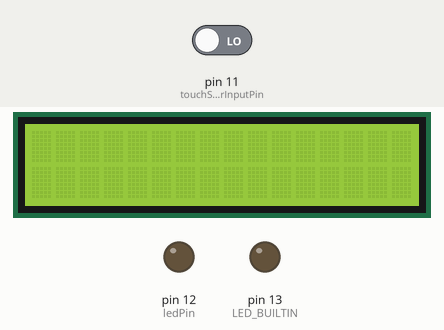
This sketch was run on a simulated Arduino Mega 2560, built with avr-gcc and run on an emulated ATmega2560. On the bench: 16×2 character LCD, output pins drawn as LEDs (lit = HIGH). Inputs (shaded band) come from the test bench; at power-on: pin 11 (touchSensorInputPin) LOW.

Above: at 1.2 s.
1.3 s: pin 11 (touchSensorInputPin) driven HIGH
At 3.8 s:
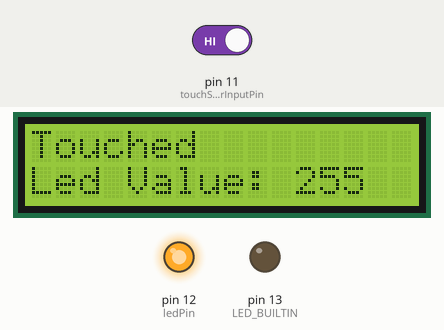
4.0 s: pin 11 (touchSensorInputPin) driven LOW
At 5.8 s:
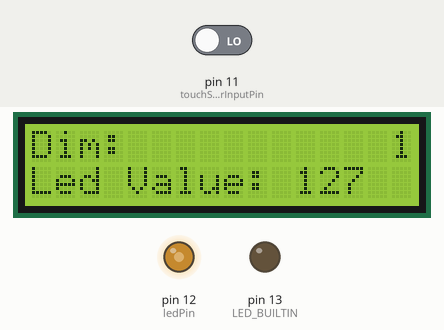
6.7 s: pin 11 (touchSensorInputPin) driven HIGH
At 6.85 s:
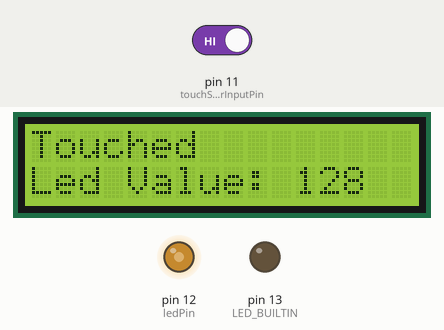
Timing chart, 0 to 9.7 s (numbered marks = the images above; inputs shaded):
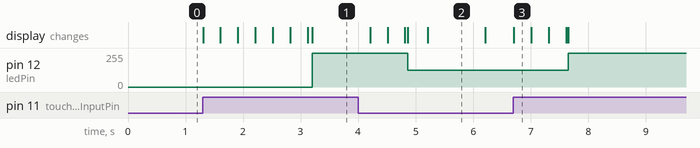

The sketch:

main.ino
```cpp
#include <arduino.h>

#ifndef ARDUINO_AVR_ATTINYX5
#include <LiquidCrystal.h>
#else
#include <Wire.h>
#include <hd44780.h>
#include <hd44780ioClass/hd44780_I2Cexp.h>
#endif

#ifndef ARDUINO_AVR_ATTINYX5
const int rs = 2, en = 3, d4 = 4, d5 = 5, d6 = 6, d7 = 7;
LiquidCrystal lcd(rs, en, d4, d5, d6, d7);
#else
hd44780_I2Cexp lcd(0,16,2);
#endif

char fadeValueBuffer[50];
char touchBuffer[50];

int touchSensorValue = 0;

#ifndef ARDUINO_AVR_ATTINYX5
int touchSensorInputPin = 11;
#else
int touchSensorInputPin = PB3;
#endif

#ifndef ARDUINO_AVR_ATTINYX5
int ledPin = 12;
#else
int ledPin = PB1;
#endif

long lastDebounceTime = 0;
unsigned long debounceDelay = 200;
int sensorState = 0;
int lastSensorState = 0;

bool isTouched;
int transitionTimeSec = 1;   // transition time in seconds
int delayTimeMs = transitionTimeSec * 1000 / 255; // compute the delay in milliseconds based on the transition time
int currentLedValue = 0;  // Current brightness value of the led
int targetLedValue = 0; // Target brightness value of the led
static unsigned long lastDimTimeUpdate = 0;  // holds the time of the last LCD update

// declare dimTimeMessage as a global variable
char dimTimeMessage[17];

enum State
{
    UNKNOWN,
    TOUCHED,
    NOT_TOUCHED,
    DIM
} currentState = UNKNOWN;

bool isSensorTouched();

void updateLed()
{
    if(currentLedValue != targetLedValue )
    {
        currentLedValue += targetLedValue > currentLedValue ? 1 : -1;
        analogWrite(ledPin, currentLedValue);

        sprintf(fadeValueBuffer, "Led Value: %3d", currentLedValue);
        lcd.setCursor(0, 1);
        lcd.print(fadeValueBuffer);
    }
}

int digitCount(int number) {  // Helper function to calculate the number of digits in 'number'. Returns a digit count.
    int count = 0;
    while(number != 0) {
        number /= 10;
        ++count;
    }
    return count;
}

void DisplayMessage(const char* message)
{
    lcd.setCursor(0, 0);
    sprintf(touchBuffer, "%-16s", message);
    lcd.print(touchBuffer);
}

// Function to format the dim time message
void formatDimTimeMessage(int elapsedTime) {
    int secondStringLength = digitCount(elapsedTime);
    int spaceCount = 16 - 5 - secondStringLength;  // Compute available space, 16 total - "Dim: " 5 chars - width of seconds

    char spaceBuffer[spaceCount + 1];
    memset(spaceBuffer, ' ', spaceCount);
    spaceBuffer[spaceCount] = '\0';  // don't forget to terminate the string
    sprintf(dimTimeMessage, "Dim: %s%d", spaceBuffer, elapsedTime);
}

void setup() {
    pinMode(ledPin, OUTPUT);
#ifndef ARDUINO_AVR_ATTINYX5
    pinMode(LED_BUILTIN, OUTPUT);
    digitalWrite(LED_BUILTIN, LOW);
#endif

    pinMode(touchSensorInputPin, INPUT);
    lcd.begin(16, 2);
}

void loop ()
{
    static unsigned long dimMillis; // Add a variable to hold the time when 'Dim' state is entered

    State previousState = currentState;
    if (isSensorTouched())
    {
        currentState = TOUCHED;
        targetLedValue = 255;
    }
    else if(previousState == TOUCHED)
    {
        currentState = DIM;
        targetLedValue = int(255 * 0.50);
        dimMillis = millis(); // Save the time when 'Dim' state is entered
    }
    else if(previousState == DIM)
    {
        if (millis() - dimMillis >= 60000) // Wait for one minute before changing from 'Dim' to 'Untouched'
        {
            currentState = NOT_TOUCHED;
            targetLedValue = 0;
        }
    }

    updateLed();

    switch (currentState)
    {
        case TOUCHED:
        {
            DisplayMessage("Touched");
            break;
        }
        case NOT_TOUCHED:
        {
            DisplayMessage("Not Touched");
            break;
        }
        case DIM:
        {
            unsigned long now = millis();

            if (now - lastDimTimeUpdate >= 1000) {  // check if at least one second has passed
                int elapsedTime = (int) ((now - dimMillis) / 1000);

                formatDimTimeMessage(elapsedTime);
                lcd.setCursor(0, 0);
                lcd.print(dimTimeMessage);  // Display composed message

                lastDimTimeUpdate = now;  // update the time of the last LCD update
            }
            break;
        }
        default:
            break;
    }

    // Wait for led brightness updating
    delay(delayTimeMs);}

bool isSensorTouched() {
    int currentSensorValue = digitalRead(touchSensorInputPin);

    if (touchSensorValue != lastSensorState)
    {
        lastDebounceTime = millis();
    }

    touchSensorValue = currentSensorValue;

    if (millis() - lastDebounceTime > debounceDelay) {
        if (currentSensorValue != sensorState) {
            sensorState = currentSensorValue;

            if (sensorState == 1)
            {
                isTouched = true;
            } else
            {
                isTouched = false;
            }
        }
    }

    return isTouched;
}
```

Measured:
- after the input at 1.3 s, pin 12 (ledPin): 0/255 → 255/255 after 1.9 s; the display: first changes at once (image 1 shows a later state)
- after the input at 4.0 s, pin 12 (ledPin): 255/255 → 127/255 after 0.86 s; the display: first changes after 0.21 s (image 2 shows a later state)
- after the input at 6.7 s, pin 12 (ledPin): 127/255 → 255/255 after 0.95 s; the display: changes at once (image 3)
- what the display in image 2 shows lasts 1.0 s, from 5.2 s to 6.2 s
